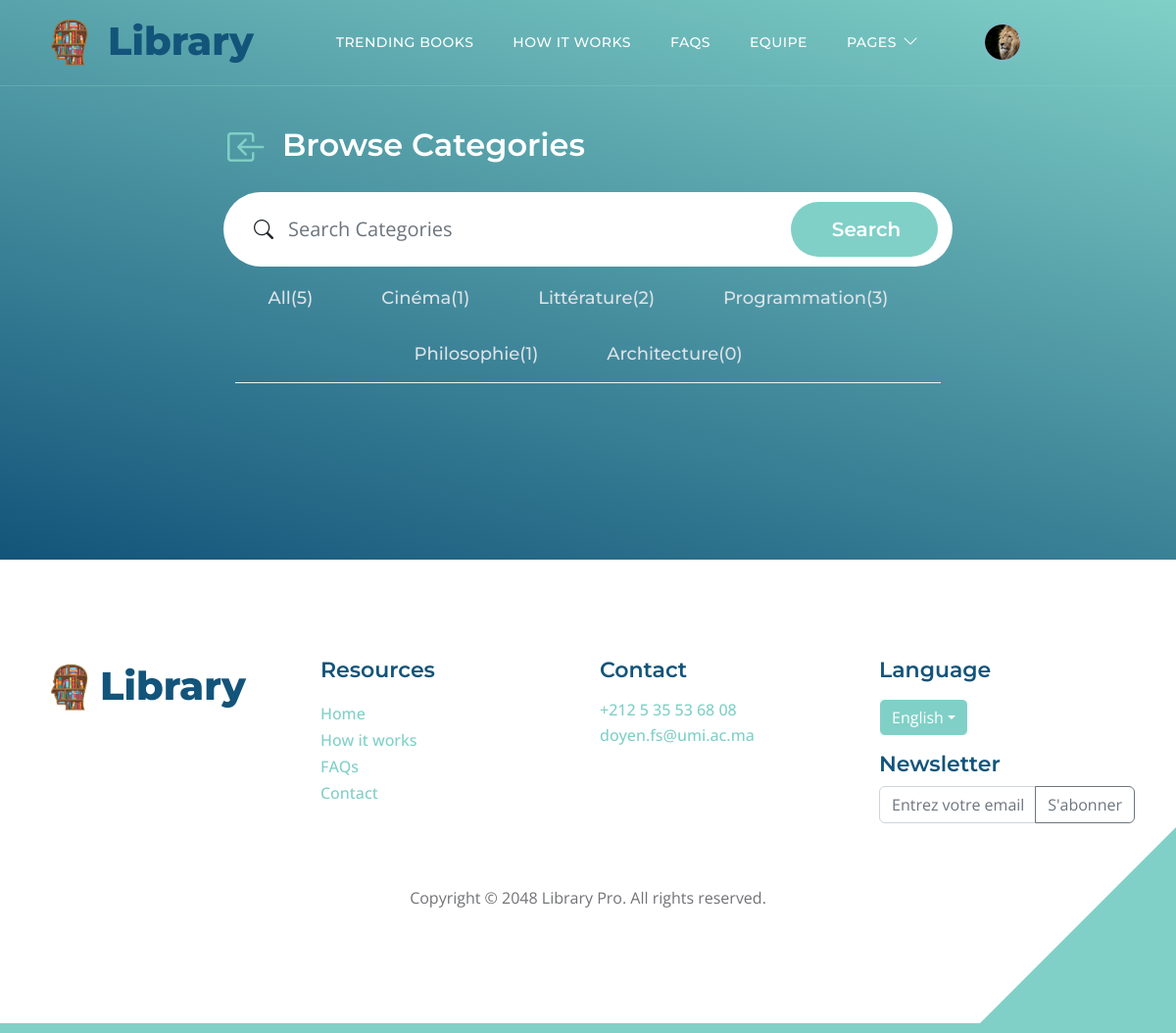
/categories/ (signed in), run on the app's committed database.
### adherants/models.py (models this page shows, shortened)
class Profile(models.Model):
    user = models.OneToOneField(User, on_delete=models.CASCADE, null=True, blank=True)
    prenom = models.CharField(max_length=255, blank=True, null=True)
    nom = models.CharField(max_length=255, blank=True, null=True)
    email = models.EmailField(max_length=500, blank=True, null=True)
    username = models.CharField(max_length=200, blank=True, null=True)
    CNI = models.CharField(max_length=200, blank=True, null=True)
    profile_image = models.ImageField(null=True, blank=True, upload_to='profiles/', default="profiles/user-default.png")
    departement = models.CharField(max_length=200, blank=True, null=True)
    filiere = models.CharField(max_length=200, blank=True, null=True)
    CNE = models.CharField(max_length=200, blank=True, null=True)
    semestre = models.CharField(max_length=200, blank=True, null=True)
    sexe = models.CharField(max_length=200, blank=True, null=True)
    phonenumber = models.CharField(max_length=200, blank=True, null=True)
    created = models.DateTimeField(auto_now_add=True)
    id = models.UUIDField(default=uuid.uuid4, unique=True,
                          primary_key=True, editable=False)

### ouvrages/models.py (models this page shows, shortened)
class Categorie(models.Model):
    name = models.CharField(max_length=200)
    id = models.UUIDField(default=uuid.uuid4, unique=True, primary_key=True, editable=False)

### ouvrages/views.py (the view)
# urls.py: path('categories/', views.categories, name="categories"),
def categories(request):
    keyword = request.GET.get('q') if request.GET.get('q') != None else ''
    categories = Categorie.objects.filter(
        Q(name__icontains=keyword)
    )
    categorie_count = categories.count()
    context = {'categories': categories}
    return render(request, 'ouvrages/categories.html', context)

### ouvrages/templates/ouvrages/categories.html
{% extends 'main.html' %}
{% block content %}
<section class="hero-section d-flex justify-content-center align-items-center" style="padding-top: 120px;padding-bottom: 140px;">
    <section class="container">
        <div class="row">
            <div class="col-lg-8 col-12 mx-auto d-flex flex-row justify-content-start align-items-center">
                <a href="{% url 'ouvrages:browse'%}" class="custom-icon bi-box-arrow-in-left smoothscroll align-self-center mb-1" style="font-size: 2.5rem"></a>
                <h3 class="text-white ms-3">Browse Categories</h3>
            </div>
        </div>
        <div class="col-lg-8 col-12 mx-auto">
        <form method="GET"  action="{% url 'ouvrages:browse' %}" class="custom-form mt-2 pt-1 pb-1 mb-lg-0 mb-2" role="search">
            <div class="input-group input-group-lg">
                <span class="input-group-text bi-search">
                </span>
                <input name="q" type="search" class="form-control" id="q" placeholder="Search Categories" aria-label="Search">
                <button type="submit" class="form-control">Search</button>
            </div>
        </form>
        <div class="container-fluid">
            <div class="col">
                <ul class="nav nav-tabs" id="myTab" role="tablist">
                    <li class="nav-item" role="presentation">
                      <a class="nav-link" style="color: #dee2e6" aria-selected="false" href="{% url 'ouvrages:browse' %}#main">All<span>({{categories.count}})</span></a>
                    </li>
                       {% for categorie in categories %}
                      <li class="nav-item" role="presentation">
                          <a class="nav-link" style="color: #dee2e6" aria-selected="false" href="{% url 'ouvrages:browse' %}?keyword={{categorie.name}}">{{ categorie.name }}<span>({{categorie.ouvrage_set.all.count}})</span></a>
                      </li>
                      {% endfor %}
                  </ul>
            </div>
        </div>
      </div>
</section>
{% endblock content %}

### templates/navbar.html (shortened to what this page needs)
{% load static %}
<nav class="navbar navbar-expand-lg">
    <div class="container">
        <a class="navbar-brand" href="{% url 'ouvrages:index'%}#section_1">
            <div class="d-flex justify-content-around align-content-center">
                <img src="{% static 'images/logoo.png'%}" style="height: 60px;width: auto; margin-top:auto; margin-right: 0.5rem;"/>
                <h6 style="margin-top:0.3rem; font-size: 2.5rem; font-weight: 800;">Library</h6>
            </div>
        </a>
        <div class="collapse navbar-collapse" id="navbarNav">
            <ul class="navbar-nav ms-lg-5">
                {% if user.is_staff %}
                <li class="nav-item">
                    <a class="nav-link click-scroll" href="{% url 'ouvrages:browse'%}">Ouvrages</a>
                </li>
                <li class="nav-item">
                    <a class="nav-link click-scroll" href="{% url 'ouvrages:exemplaires' %}">Exemplaires</a>
                </li>
                <li class="nav-item">
                    <a class="nav-link click-scroll" href="{% url 'ouvrages:emprunt' %}">Emprunts</a>
                </li>
                <li class="nav-item">
                    <a class="nav-link click-scroll" href="{% url 'ouvrages:list_reservations' %}">Reservations</a>
                </li>
                {% else %}
                <li class="nav-item">
                    <a class="nav-link click-scroll" href="{% url 'ouvrages:index' %}#section_2">Trending Books</a>
                </li>
                <li class="nav-item">
                    <a class="nav-link click-scroll" href="{% url 'ouvrages:index' %}#section_3">How it works</a>
                </li>
                <li class="nav-item">
                    <a class="nav-link click-scroll" href="{% url 'ouvrages:index' %}#section_4">FAQs</a>
                </li>
                <li class="nav-item">
                    <a class="nav-link click-scroll" href="{% url 'ouvrages:index' %}#section_5">Equipe</a>
                </li>
                <li class="nav-item dropdown">
                    <a class="nav-link dropdown-toggle" href="#section_5" id="navbarLightDropdownMenuLink" role="button" data-bs-toggle="dropdown" aria-expanded="false">Pages</a>
                </li>
                {%endif%}
            </ul>
            <div class="d-none d-lg-block ms-lg-4">
                <div class="nav-item dropdown">
                    {% if user.is_authenticated %}
                        <a href="#" class="ms-lg-4" id="navbarLightDropdownMenuLink" role="button" data-bs-toggle="dropdown" aria-expanded="false">
                            <img src="{{ user.profile.profile_image.url }}" class="avatar avatar-sm nav-link navbar-icon bi-person smoothscroll">
                        </a>
                    {% else %}
                        <a class="nav-link navbar-icon bi-person smoothscroll ms-lg-4" href="#" id="navbarLightDropdownMenuLink" role="button" data-bs-toggle="dropdown" aria-expanded="false">
                        </a>
                    {% endif %}
                </div>
            </div>
        </div>
    </div>
</nav>

### static/css/templatemo-topic-listing.css (style rules this page uses)
:root { --white-color: #ffffff; --primary-color: #13547a; --secondary-color: #80d0c7; --section-bg-color: #f0f8ff; --custom-btn-bg-color: #80d0c7; --custom-btn-bg-hover-color: #13547a; --dark-color: #000000; --p-color: #717275; --border-color: #7fffd4; --link-hover-color: #13547a; --body-font-family: 'Open Sans', sans-serif; --title-font-family: 'Montserrat', sans-serif; --h1-font-size: 58px; --h2-font-size: 46px; --h3-font-size: 32px; --h4-font-size: 28px; --h5-font-size: 24px; --h6-font-size: 22px; --p-font-size: 20px; --menu-font-size: 14px; --btn-font-size: 18px; --copyright-font-size: 16px; --border-radius-large: 100px; --border-radius-medium: 20px; --border-radius-small: 10px; --font-weight-normal: 400; --font-weight-medium: 500; --font-weight-semibold: 600; --font-weight-bold: 700; }
body { background-color: var(--white-color); font-family: var(--body-font-family); }
h2, h3, h4, h5, h6 { color: var(--dark-color); }
h1, h2, h3, h4, h5, h6 { font-family: var(--title-font-family); font-weight: var(--font-weight-semibold); }
h3 { font-size: var(--h3-font-size); }
h6 { color: var(--primary-color); font-size: var(--h6-font-size); }
ul li { color: var(--p-color); font-size: var(--p-font-size); font-weight: var(--font-weight-normal); }
a, button { touch-action: manipulation; transition: all 0.3s; }
a { display: inline-block; color: var(--primary-color); text-decoration: none; }
.nav-tabs { border-bottom: 1px solid #ecf3f2; margin-bottom: 40px; justify-content: center; }
.nav-tabs .nav-link { border-radius: 0; border-top: 0; border-right: 0; border-left: 0; color: var(--p-color); font-family: var(--title-font-family); font-size: var(--btn-font-size); font-weight: var(--font-weight-medium); padding: 15px 25px; transition: all 0.3s; }
.nav-tabs .nav-link:first-child { margin-right: 20px; }
.custom-icon { color: var(--secondary-color); }
.navbar { background: transparent; border-bottom: 1px solid rgba(128, 208, 199, 0.35); z-index: 9; }
.navbar-brand, .navbar-brand:hover { font-size: var(--h3-font-size); font-weight: var(--font-weight-bold); display: block; }
.navbar-expand-lg .navbar-nav .nav-link { border-radius: var(--border-radius-large); margin: 10px; padding: 10px; }
.navbar-nav .nav-link { display: inline-block; color: var(--white-color); font-family: var(--title-font-family); font-size: var(--menu-font-size); font-weight: var(--font-weight-medium); text-transform: uppercase; letter-spacing: 0.5px; position: relative; padding-top: 15px; padding-bottom: 15px; }
.navbar .dropdown-toggle::after { content: "\f282"; display: inline-block; font-family: bootstrap-icons !important; font-size: var(--copyright-font-size); font-style: normal; font-weight: normal !important; font-variant: normal; text-transform: none; line-height: 1; vertical-align: -.125em; -webkit-font-smoothing: antialiased; -moz-osx-font-smoothing: grayscale; position: relative; left: 2px; border: 0; }
.navbar-icon { background: var(--white-color); border-radius: var(--border-radius-large); display: inline-block; font-size: var(--h5-font-size); width: 40px; height: 40px; line-height: 40px; text-align: center; transition: all 0.3s ease; }
.hero-section { background-image: linear-gradient(15deg, #13547a 0%, #80d0c7 100%); position: relative; overflow: hidden; padding-top: 150px; padding-bottom: 150px; }
.hero-section .input-group { background-color: var(--white-color); border-radius: var(--border-radius-large); padding: 10px 15px; }
.hero-section .input-group-text { background-color: transparent; border: 0; }
.hero-section input[type="search"] { border: 0; box-shadow: none; margin-bottom: 0; padding-left: 0; }
.hero-section button[type="submit"] { background-color: var(--primary-color); border: 0; border-radius: var(--border-radius-large) !important; color: var(--white-color); max-width: 150px; }
.custom-form .form-control { border-radius: var(--border-radius-large); color: var(--p-color); margin-bottom: 24px; padding-top: 13px; padding-bottom: 13px; padding-left: 20px; outline: none; }
.custom-form button[type="submit"] { background: var(--custom-btn-bg-color); border: none; border-radius: var(--border-radius-large); color: var(--white-color); font-family: var(--title-font-family); font-size: var(--p-font-size); font-weight: var(--font-weight-semibold); transition: all 0.3s; margin-bottom: 0; }

### templates/main.html (style rules this page uses)
.avatar { border-radius: 50%; border: 2px solid #7bbfcc; object-fit: cover; }

### data on the page
Categorie: name "Cinéma", ouvrage_set.all.count "1"
Categorie: name "Littérature", ouvrage_set.all.count "2"
Categorie: name "Programmation", ouvrage_set.all.count "3"
Categorie: name "Philosophie", ouvrage_set.all.count "1"
Categorie: name "Architecture", ouvrage_set.all.count "0"

### other printed values
{{ categories.count }} "5"
